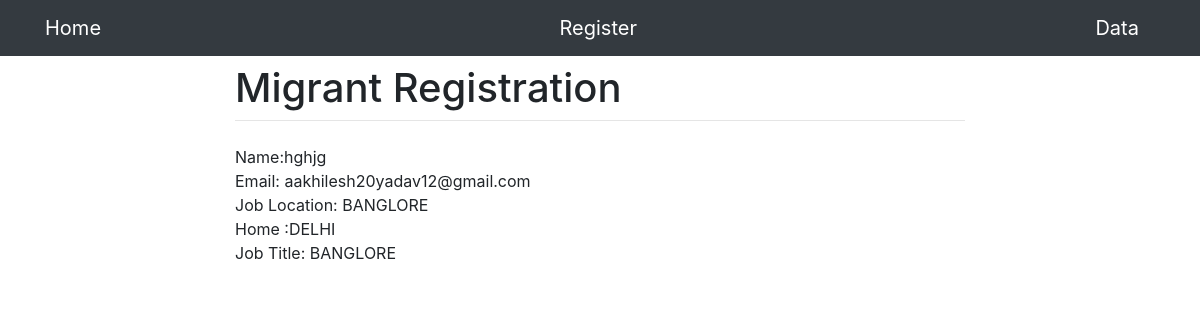
Page /2/ on the committed database.
### registration/models.py (models this page shows)
class Person(models.Model):
    name = models.CharField(max_length=130)
    mobile=models.IntegerField(primary_key=True)
    email = models.EmailField(blank=True)
    job_title = models.CharField(max_length=30, blank=True)
    job=models.CharField(max_length=10,choices=LOCATIONCHOICE,default='Select')
    home=models.CharField(max_length=10,choices=LOCATIONCHOICE,default='Select')
    bio = models.TextField(blank=True)

### registration/views.py (the view)
# urls.py: path('<int:pk>/', views.DetailView.as_view(), name='detail'),
class DetailView(generic.DetailView):
    model = Person

### registration/templates/registration/person_detail.html
{% extends './base.html' %}
{% block content %}
Name:{{person.name}}
<br>
Email: {{person.email}}
<br>
Job Location: {{person.job}}
<br>
Home :{{person.home}}
<br>
Job Title: {{person.job}}
{% endblock %}

### rows in the picture
Person: name "hghjg", email "aakhilesh20yadav12@gmail.com", job "BANGLORE", home "DELHI"
